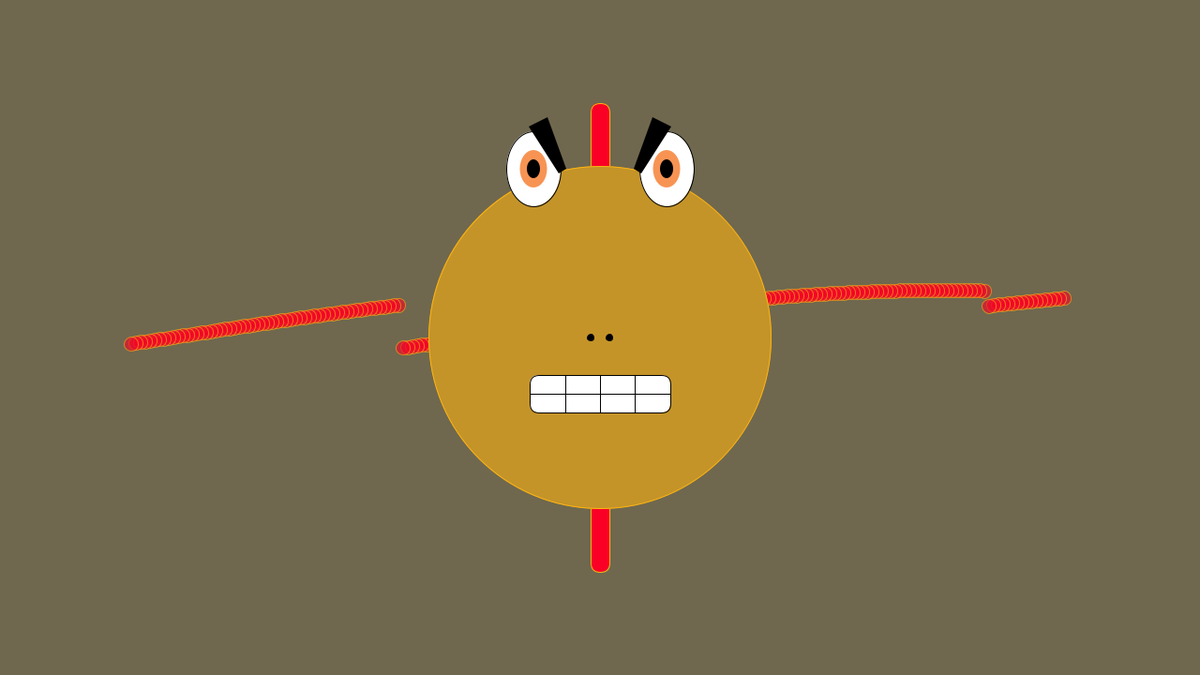
Frame 1 (no input)
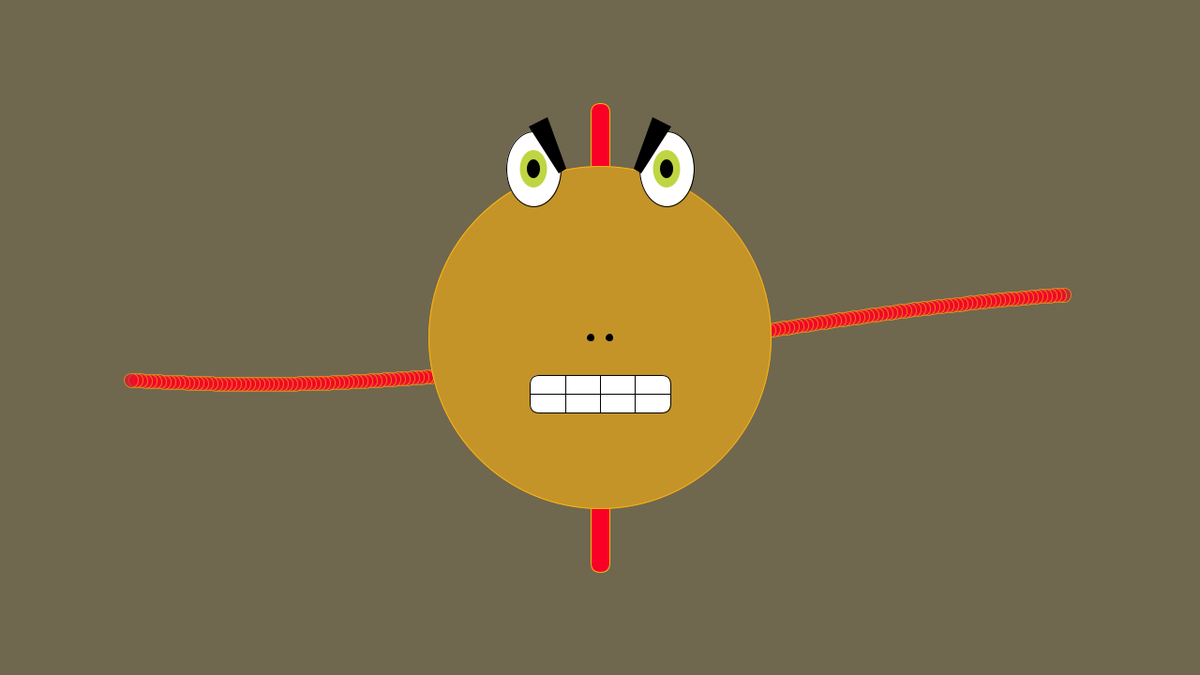
Frame 60 (the mouse pressed at the canvas centre just before this capture)
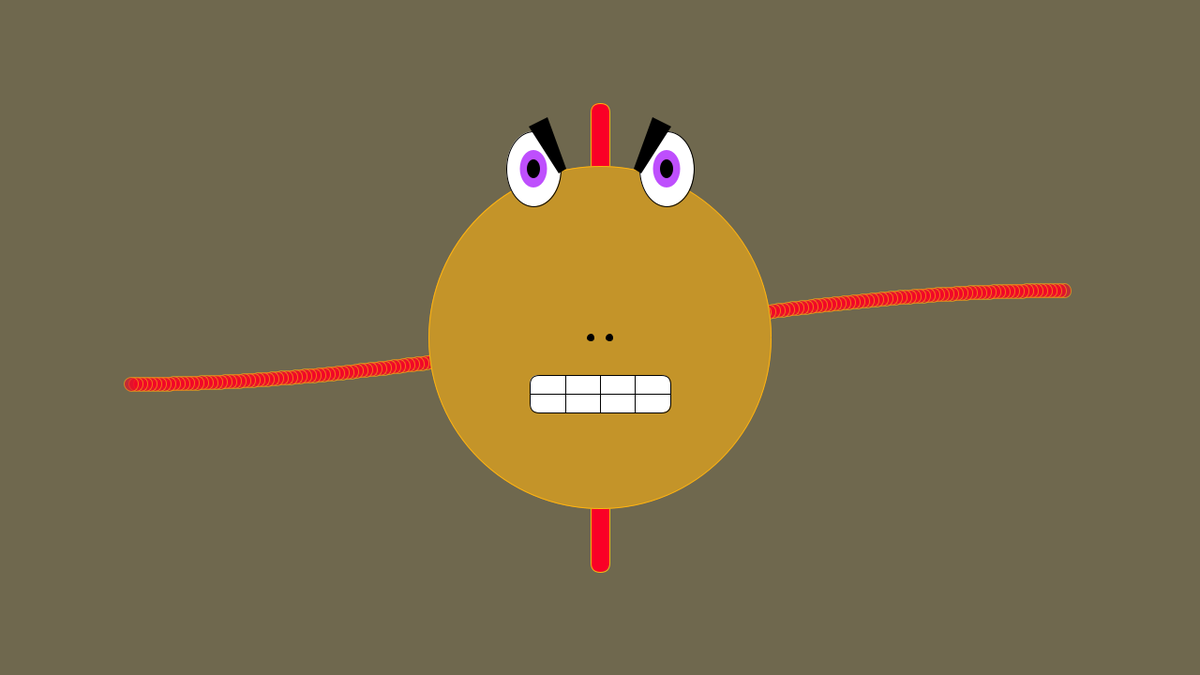
Frame 120 (the mouse held since frame 60 and released just before this capture)

The Processing sketch that drew these frames (run headless with seeded random() and noise(); from frame 60 on, the mouse is pressed at the canvas centre):

// Processing sketch: processing_131052
// ── processing_131052.pde

ArrayList<ArrayList<Particle>> lignes; //Conteneur des futures multiples lignes de particules
ArrayList<Particle> line1; //Ligne test de particules
int partsPerLine = 200; //Nombre de particules par ligne
float lifespan = 150.0; //Temps avant extinction d'une particule, utilisé comme opacité pour les bras du monstre dans ce cas-ci
int pWidth = 15; //Largeur d'une particule
int pHeight = 15; //Hauteur d'une particule
boolean showFPS = false; //Booléen de test pour savoir si on affiche ou non les FPS en appuyant sur F

void setup()
{
  size(1280, 720);
  smooth();
  line1 = new ArrayList<Particle>();
  initLine(line1, 5, 0.25);
  frameRate(60);
}

void draw()
{
  background(111, 104, 78);

  //Création des bras
  for (int i = line1.size()-1; i >= 0; i--) {
    Particle p = line1.get(i);
    p.run((float)i/partsPerLine);
    if (p.isDead()) {
      line1.remove(i);
    }
  }
  
  //Cheveux/Queue
  stroke(255, 179, 16, 255);
  fill(250, 0, 38, 255);
  centerRect(20, 500, width/2, height/2, 100);

  //Hiding the dots behind the body
  stroke(111, 104, 78, 255);
  fill(111, 104, 78, 255);
  arc(width/2, height/2, width/3.5, width/3.5, 0, 2*PI, OPEN);
  
  //Head
  stroke(255, 179, 16, 255);
  fill(255, 179, 16, 150);
  arc(width/2, height/2, width/3.5, width/3.5, 0, 2*PI, OPEN);
  
  //Narines
  stroke(0, 0, 0, 255);
  fill(0, 0, 0, 255);
  arc(width/2-10, height/2, 7, 7, 0, 2*PI, OPEN);
  arc(width/2+10, height/2, 7, 7, 0, 2*PI, OPEN);
  
  //Bouche
  stroke(0, 0, 0, 255);
  fill(255, 255, 255, 255);
  centerRect(150, 40, width/2, height/2+60, 10);
  line(width/2-75, height/2+60, width/2+75, height/2+60);
  line(width/2-75/2, height/2+40, width/2-75/2, height/2+80);
  line(width/2, height/2+40, width/2, height/2+80);
  line(width/2+75/2, height/2+40, width/2+75/2, height/2+80);
  
  //Eyes
  stroke(0, 0, 0, 255);
  fill(255, 255, 255, 255);
  arc(width/2 - width/18, height/2 - height/4, width/22, width/16, 0, 1.5*PI, CHORD);
  arc(width/2 + width/18, height/2 - height/4, width/22, width/16, 1.5*PI, 3*PI, CHORD);

  //Eyes color
  stroke(0, 0, 0, 0);
  //fill(250, 0, 38, 255);
  fill(random(50, 255), random(50, 255), random(50, 255), 255);
  arc(width/2 - width/18, height/2 - height/4, width/22/2, width/16/2, 0, 2*PI, CHORD);
  arc(width/2 + width/18, height/2 - height/4, width/22/2, width/16/2, 0, 2*PI, CHORD);

  //Pupills
  stroke(0, 0, 0, 0);
  fill(0, 0, 0, 255);
  arc(width/2 - width/18, height/2 - height/4, width/22/4, width/16/4, 0, 2*PI, CHORD);
  arc(width/2 + width/18, height/2 - height/4, width/22/4, width/16/4, 0, 2*PI, CHORD);

  //Sourcils
  stroke(0, 0, 0, 0);
  fill(0, 0, 0, 255);
  float eyeX = width/2 - width/18;
  float eye2X = width/2 + width/18;
  float eyeY = height/2 - height/4-40;
  quad(eyeX-5, eyeY-5, eyeX+15, eyeY-15, eyeX+35, eyeY+40, eyeX+27, eyeY+45);
  quad(eye2X-15, eyeY-15, eye2X+5, eyeY-5, eye2X-27, eyeY+45, eye2X-35, eyeY+40);
  
  if (showFPS)
    printFPS();
}

void centerQuad(float rectWidth, float rectHeight, float xMid, float yMid) //Fonction pour automatiquement centrer un quad
{
  quad(xMid-rectWidth/2, yMid-rectHeight/2, xMid+rectWidth/2, yMid-rectHeight/2, xMid+rectWidth/2, yMid+rectHeight/2, xMid-rectWidth/2, yMid+rectHeight/2);
}

void centerRect(float rectWidth, float rectHeight, float xMid, float yMid, float rounding) //Fonction pour automatiquement centrer un rectangle
{
  rect(xMid-rectWidth/2, yMid-rectHeight/2, rectWidth, rectHeight, rounding);
}

void initLine(ArrayList<Particle> list, int distBetween, float rotation) //Fonction qui initialise les lignes avec les particules
{
  int xCenter = width/2 - (distBetween * partsPerLine)/2;
  for (int i = 0; i < partsPerLine; i++)
    addParticle(line1, i * distBetween + xCenter, height/2, pWidth, pHeight);
}

void addParticle(ArrayList<Particle> list, int x, int y, int pWidth, int pHeight) //Fonction pour ajouter une novuelle particle à une ligne
{ 
  list.add(new Particle(new PVector(x, y), new PVector(0, 0.2), lifespan, pWidth, pHeight));
}

void printFPS() //Function pour afficher les FPS à l'écran
{
  fill(255, 0, 0);
  textSize(32);
  text("FPS: " + frameRate, 10, 30);
}

void keyPressed() //Détection d'une entrée clavier
{
  if (key == 'f' || key == 'F') { //Si on pèse F on inverse le booléen d'affichage du FPS
    showFPS = !showFPS;
  }
}

void populateLines(int quantity) //Fonction pour initialiser plusieurs lignes
{
  for (int i = 0; i < quantity; i++)
  {
    initLine(lignes.get(i), 5, i/quantity);
  }
}

// A simple Particle class
// Inspiré de : http://processing.org/examples/simpleparticlesystem.html
// Adapté par : Hugo Laliberté

class Particle {
  PVector Location;
  PVector Velocity;
  PVector Acceleration;
  float Lifespan;
  int PWidth;
  int PHeight;
  PVector InitialPos;

  Particle(PVector location, PVector acceleration, float lifespan, int pWidth, int pHeight) {
    Acceleration = acceleration;
    Velocity = new PVector(random(-1,1),random(-2,0));
    Location = location.get();
    InitialPos = Location;
    Lifespan = lifespan;
    PWidth = pWidth;
    PHeight = pHeight;
  }

  void run(float phase) {
    update(phase);
    display();
    //println(Lifespan);
  }

  // Method to update Location
  void update(float phase) {
    Location = new PVector(Location.x, 50*sin(millis()/80 + phase*3.1415)+InitialPos.y);
  }

  // Method to display
  void display() {
    stroke(255, 179, 16, Lifespan);
    fill(250, 0, 38, Lifespan);
    ellipse(Location.x,Location.y,PWidth,PHeight);
  }
  
  // Is the particle still useful?
  boolean isDead() {
    if (Lifespan < 0.0) {
      return true;
    } else {
      return false;
    }
  }
}

// A class to describe a group of Particles
// An ArrayList is used to manage the list of Particles
// Inspiré de : http://processing.org/examples/simpleparticlesystem.html
// Adapté par : Hugo Laliberté

class ParticleSystem {
  ArrayList<Particle> particles;
  PVector origin;

  ParticleSystem(PVector location) {
    origin = location.get();
    particles = new ArrayList<Particle>();
  }

  void addParticle() {
    particles.add(new Particle(origin, new PVector(0,0.1), 100.0, 2, 2));
  }

  void run() {
    for (int i = particles.size()-1; i >= 0; i--) {
      Particle p = particles.get(i);
      p.run(i);
      if (p.isDead()) {
        particles.remove(i);
      }
    }
  }
}
